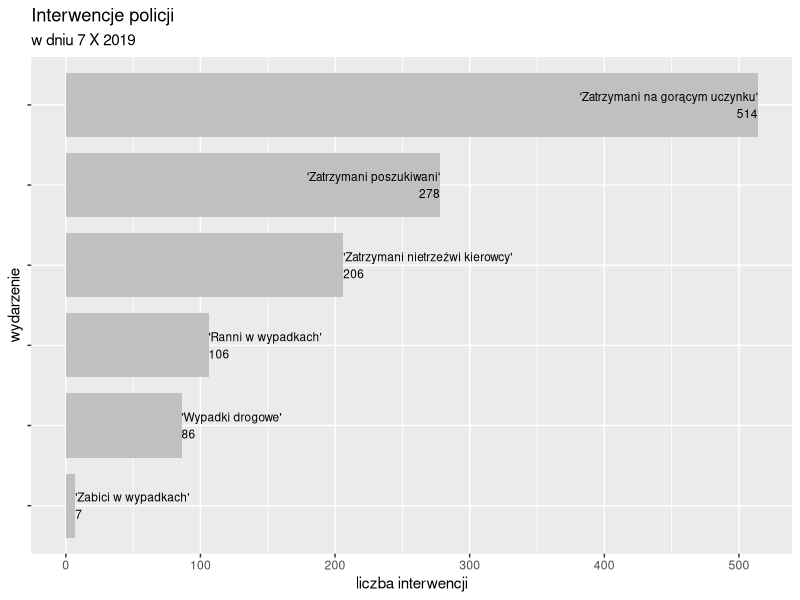

The R source for this figure:
library(ggplot2)

# dane przed wczytaniem wpisano ręcznie do osobnego pliku
dane <- read.csv("dane.csv")

p <- ggplot(dane, aes(x=reorder(nazwa, liczba), y=liczba)) +
  # kolumny
  geom_col(width=0.8, fill="#c0c0c0") +
  # zamiana współrzędnych
  coord_flip() +
  # nazwy wydarzeń i liczby przy kolumnach
  geom_text(aes(label=paste(nazwa, liczba, sep="\n")), hjust="inward", size=3, color="black") +
  # nazwy osi i tytuł
  labs(x="wydarzenie", y="liczba interwencji", title="Interwencje policji", subtitle="w dniu 7 X 2019") +
  # bez ostatniej linijki nazwy wydarzeń byłyby w dwóch miejscach każda
  theme(axis.text.y = element_blank())

cairo_ps("plot.eps", width = 10, height = 10)
p
dev.off()
